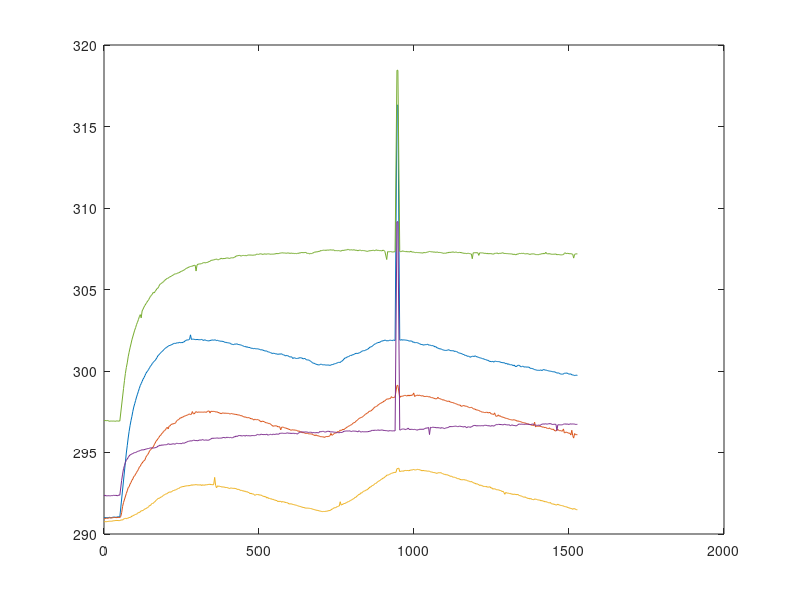

Write the MATLAB code that produced this figure.
clear all;
A=[0	291.004	290.939	290.742	292.34	296.945
3	291.011	290.942	290.763	292.379	296.961
6	291.006	290.976	290.75	292.34	296.958
9	291.004	290.965	290.76	292.351	296.948
12	291.011	290.952	290.768	292.335	296.966
15	291.004	290.994	290.776	292.359	296.935
18	291.03	290.997	290.787	292.343	296.908
21	291.006	290.971	290.781	292.34	296.935
24	290.985	291.008	290.787	292.359	296.932
27	291.03	290.984	290.787	292.351	296.919
30	291.032	291.008	290.813	292.379	296.935
33	291.043	291.015	290.813	292.369	296.927
36	291.032	291.018	290.823	292.361	296.919
39	291.022	291.002	290.831	292.377	296.919
42	291.045	291.008	290.829	292.348	296.95
45	291.056	291.018	290.829	292.356	296.916
48	291.053	291.018	290.818	292.398	296.942
51	291.04	291.015	290.826	292.377	296.927
54	291.299	291.071	290.85	292.729	297.282
57	291.804	291.314	290.871	293.296	297.858
60	292.434	291.695	290.853	293.675	298.418
63	293.128	291.933	290.916	294.006	298.924
66	302.104	292.205	290.946	294.199	299.41
69	294.403	305.482	290.961	294.397	299.85
72	294.97	292.485	290.932	294.518	300.212
75	295.422	292.649	290.975	294.6	300.498
78	295.89	292.844	290.969	294.694	300.872
81	296.295	292.898	291.012	294.784	301.15
84	296.646	293.062	291.017	294.852	301.423
87	296.952	293.157	291.046	294.878	301.658
90	297.218	293.296	291.099	294.917	301.914
93	297.524	293.376	291.114	294.936	302.107
96	297.787	293.529	291.149	294.98	303.252
99	297.989	293.574	291.178	294.993	302.506
102	298.197	293.677	291.204	294.996	302.661
105	298.406	293.774	291.215	295.038	302.857
108	298.579	293.88	291.26	295.061	302.991
111	298.759	293.956	291.323	295.087	303.156
114	298.939	294.112	291.312	295.092	303.332
117	299.111	294.152	291.365	295.129	303.458
120	299.229	294.281	291.423	295.139	303.26
123	299.362	294.352	291.429	295.173	303.688
126	299.498	294.439	291.444	295.152	303.791
129	299.594	294.497	291.497	295.053	303.923
132	299.715	294.545	291.542	294.45	304.021
135	299.848	294.706	291.555	295.21	304.122
138	299.937	294.809	291.6	295.22	304.209
141	300.017	294.875	291.624	295.244	304.295
144	300.096	294.967	291.677	295.244	304.372
147	300.211	295.102	291.753	295.267	304.483
150	300.289	295.165	291.748	295.28	304.584
153	300.371	295.231	291.843	295.293	304.637
156	300.464	305.279	291.88	295.267	304.726
159	300.527	295.346	291.88	295.279	304.822
162	300.596	295.476	291.954	295.277	304.793
165	300.644	295.579	291.986	295.294	304.884
168	300.736	295.695	292.068	295.314	304.962
171	300.826	295.758	292.11	295.33	305.061
174	300.942	295.851	292.179	295.398	305.084
177	300.993	295.918	292.189	295.395	305.191
180	301.062	296.026	292.213	295.461	305.317
183	301.125	296.05	292.266	295.424	305.348
186	301.184	296.171	292.271	295.471	305.392
189	301.218	296.19	292.327	295.442	305.438
192	301.295	296.301	292.374	295.466	305.479
195	301.344	296.332	292.411	295.476	305.549
198	301.398	296.393	292.437	295.471	305.585
201	301.437	296.477	292.466	295.479	308.112
204	301.478	296.546	292.477	295.489	305.688
207	301.52	296.446	292.54	295.542	305.691
210	301.558	296.617	292.567	295.515	305.748
213	301.569	296.631	292.577	295.495	305.781
216	301.6	296.715	292.569	295.513	305.804
219	301.623	296.741	292.609	295.505	305.846
222	301.654	296.794	292.659	295.542	305.869
225	301.69	311.044	292.667	295.528	305.921
228	301.698	296.781	292.699	295.505	305.957
231	301.687	296.826	292.701	295.534	305.957
234	301.727	296.929	292.738	295.57	305.966
237	301.733	296.978	292.765	295.556	306.016
240	301.716	297.017	292.802	295.547	306.011
243	301.767	297.052	292.802	295.549	306.068
246	301.727	297.13	292.871	295.557	310.92
249	301.752	297.115	292.871	295.534	306.113
252	301.734	297.176	292.903	295.564	306.127
255	301.767	297.168	292.908	295.595	306.166
258	301.783	297.222	292.921	295.561	306.192
261	301.838	297.244	292.937	295.596	306.23
264	301.876	297.259	292.947	295.621	306.286
267	301.911	297.286	292.961	295.638	306.306
270	301.895	297.302	292.958	295.68	306.335
273	301.92	297.343	292.947	295.685	305.064
276	301.946	297.368	291.512	295.698	306.395
279	302.219	297.325	292.974	295.724	306.411
282	301.935	297.345	293.021	295.698	306.419
285	301.956	297.512	292.987	295.727	306.429
288	301.956	297.384	293.021	295.753	305.779
291	301.943	297.371	293.008	295.756	306.478
294	301.927	297.445	293.019	295.727	306.491
297	301.925	297.512	293.032	295.74	306.132
300	301.938	297.461	293.011	295.724	306.499
303	301.927	297.481	293.013	295.724	306.55
306	301.917	297.479	293.013	295.75	306.568
309	301.922	297.476	293	295.777	306.563
312	301.915	297.479	293.029	295.748	306.584
315	301.94	297.476	292.971	295.771	306.584
318	301.909	297.479	293.024	295.797	306.625
321	301.868	297.468	292.99	295.763	306.648
324	301.915	297.492	293.011	295.75	306.656
327	301.903	297.48	299.406	295.76	306.623
330	301.871	297.46	293.022	295.778	306.655
333	301.86	297.514	293.019	295.75	306.657
336	301.853	297.545	293.043	295.756	306.683
339	301.847	297.545	293.041	295.761	306.717
342	301.872	297.424	293.054	295.803	306.728
345	299.135	297.532	293.027	295.831	306.788
348	301.906	297.519	293.035	295.872	306.793
351	301.893	297.521	293.009	295.818	306.812
354	301.89	297.523	293.048	296.842	306.807
357	301.915	297.515	293.473	295.876	306.845
360	301.904	297.482	292.99	295.876	306.845
363	301.853	297.5	292.832	295.886	306.876
366	301.894	297.51	292.956	295.899	306.832
369	301.858	301.756	292.919	295.868	306.816
372	301.84	297.407	292.943	295.884	306.855
375	301.837	310.124	292.914	295.881	306.873
378	301.819	297.382	292.909	295.884	306.922
381	301.832	297.415	292.874	295.891	306.883
384	301.809	297.428	292.895	295.92	306.891
387	301.798	297.41	292.874	295.923	306.907
390	301.752	297.415	292.869	295.904	306.896
393	301.767	297.405	292.848	295.899	306.925
396	301.739	297.407	292.856	295.944	306.93
399	301.736	297.4	292.837	295.915	306.943
402	301.718	297.407	292.811	295.928	306.909
405	301.722	297.364	292.787	295.907	306.903
408	301.687	297.368	292.827	295.928	306.935
411	301.645	297.394	292.817	295.901	306.948
414	301.636	297.376	292.806	295.907	306.944
417	301.615	297.361	292.793	295.915	306.941
420	301.633	297.355	292.812	295.976	306.975
423	301.665	297.338	292.783	295.955	306.992
426	301.641	297.341	292.791	296.017	307.054
429	301.674	297.318	292.738	295.98	307.059
432	301.625	297.305	292.746	296.017	307.077
435	301.623	297.303	292.732	296.045	307.087
438	301.61	297.29	292.706	296.038	307.095
441	301.597	297.252	292.666	296.04	307.049
444	301.579	297.267	292.688	275.509	307.069
447	301.551	297.216	292.637	296.014	307.087
450	301.53	297.208	292.656	296.043	307.09
453	301.496	297.164	292.611	296.04	307.079
456	301.517	297.187	292.63	296.001	307.09
459	301.458	297.154	292.574	296.053	307.064
462	301.489	297.128	292.598	296.022	307.092
465	301.445	297.141	292.553	296.027	307.116
468	301.45	297.136	292.54	296.035	307.118
471	301.432	297.105	292.476	296.011	307.113
474	301.396	297.068	292.5	296.03	307.113
477	301.403	297.076	292.463	296.038	307.108
480	301.38	297.044	292.461	296.04	307.098
483	301.362	296.986	292.437	296.038	307.118
486	301.388	297.047	292.374	296.034	307.116
489	301.362	297.021	292.39	296.048	307.113
492	301.361	297.008	292.432	296.064	307.176
495	301.363	297.025	292.422	296.117	307.162
498	301.353	297	292.43	296.095	307.153
501	301.332	296.982	301.894	296.077	307.166
504	301.313	296.913	292.387	296.092	307.193
507	301.287	296.881	292.387	296.129	307.188
510	301.305	296.926	292.356	296.108	307.167
513	301.22	296.913	292.311	296.098	307.152
516	294.356	296.895	292.316	296.098	307.183
519	301.225	296.86	292.282	296.105	307.188
522	301.236	296.829	292.292	296.092	307.16
525	301.225	296.821	292.203	296.132	307.183
528	301.179	296.81	292.253	296.064	307.18
531	301.169	296.773	292.176	296.087	307.191
534	301.156	296.789	292.197	296.092	307.178
537	301.119	296.736	292.145	296.126	307.157
540	301.114	296.739	292.166	296.098	307.175
543	301.067	306.696	292.118	296.092	307.167
546	301.101	296.607	292.126	296.134	307.17
549	301.08	296.633	292.087	296.111	307.175
552	301.067	296.636	292.079	296.105	307.214
555	301.04	296.636	292.06	296.137	306.1
558	301.055	296.623	292.047	296.132	307.21
561	301.016	296.57	291.986	296.121	307.194
564	301.053	296.589	292.021	296.126	307.212
567	301.025	296.573	291.986	296.179	307.228
570	301.057	296.389	292.015	296.175	307.241
573	301.054	296.55	291.947	296.185	307.241
576	301.003	296.56	291.995	296.186	307.259
579	300.991	296.547	291.974	296.173	307.232
582	300.978	296.51	291.963	296.173	307.24
585	300.918	296.51	291.243	296.171	307.24
588	300.96	296.415	291.924	296.181	307.219
591	300.926	307.922	291.926	296.202	307.234
594	300.939	296.381	291.887	296.202	307.247
597	300.884	300.117	291.842	296.173	307.232
600	300.858	296.402	291.85	296.197	307.216
603	300.874	296.36	291.847	296.16	307.232
606	300.853	296.396	291.844	296.186	307.229
609	300.764	296.378	291.81	296.168	307.211
612	300.816	296.391	291.805	296.192	307.224
615	300.806	296.367	291.789	296.155	307.203
618	300.775	296.375	291.768	296.168	307.214
621	300.767	296.354	291.77	296.16	307.193
624	300.772	296.338	291.734	296.128	307.229
627	300.758	296.299	291.72	296.179	307.207
630	302.792	296.324	291.699	296.227	307.254
633	300.818	296.258	291.691	296.24	307.233
636	300.808	296.271	291.668	296.262	307.264
639	300.793	296.213	291.652	296.267	307.274
642	300.746	296.226	291.628	296.26	307.251
645	300.758	296.211	291.628	296.25	307.267
648	300.771	296.187	291.596	296.261	307.262
651	300.708	296.166	291.589	296.262	307.278
654	300.683	296.175	291.586	296.26	307.218
657	300.677	296.178	291.592	296.241	307.218
660	300.681	296.141	291.578	296.23	307.219
663	300.639	296.144	291.576	296.241	307.175
666	300.61	296.149	291.563	296.241	307.214
669	300.566	296.128	291.56	296.244	307.203
672	300.519	296.125	291.531	296.186	307.222
675	300.477	296.078	291.513	296.231	307.245
678	300.474	296.073	291.499	296.21	307.286
681	300.443	296.033	291.483	296.213	307.286
684	300.417	296.088	291.465	296.213	309.219
687	300.401	296.033	291.452	296.223	307.314
690	300.38	296.028	291.447	296.203	307.317
693	300.366	296.007	291.425	296.215	307.344
696	300.391	295.993	291.41	296.294	307.336
699	300.418	295.968	291.399	296.262	307.4
702	300.41	295.974	291.381	296.29	307.378
705	300.378	295.955	291.375	296.294	307.398
708	300.378	295.966	291.383	296.301	307.419
711	300.388	295.923	291.381	296.26	307.404
714	300.37	295.958	291.381	296.252	307.424
717	300.359	295.984	291.407	296.27	306.622
720	300.367	295.971	291.396	296.307	307.414
723	300.367	295.992	291.425	296.294	307.422
726	300.362	295.989	291.436	296.307	307.414
729	300.345	296.032	291.439	296.262	307.433
732	300.367	296.172	291.481	296.264	307.432
735	300.397	296.057	291.521	296.27	307.411
738	300.392	296.089	291.55	296.264	307.433
741	300.43	296.142	291.592	296.25	307.428
744	300.443	296.176	291.619	296.245	307.374
747	300.456	296.197	291.603	296.249	307.389
750	300.474	296.21	291.666	296.215	307.387
753	300.506	296.284	291.677	296.223	307.376
756	300.529	296.268	291.706	296.226	307.389
759	300.532	296.303	291.719	296.2	307.376
762	300.516	296.379	291.98	296.252	307.369
765	300.586	296.348	291.772	296.226	307.353
768	300.607	296.39	291.801	296.232	307.405
771	300.661	296.422	297.851	296.266	307.397
774	300.73	296.404	291.867	296.303	307.404
777	300.802	296.465	291.875	296.309	307.418
780	300.797	296.492	291.909	296.316	307.429
783	300.841	296.547	291.933	296.329	307.422
786	300.879	296.576	291.978	296.309	307.46
789	300.879	296.613	291.978	296.32	307.458
792	300.926	296.645	292.031	296.335	307.416
795	300.96	296.674	292.046	296.301	307.429
798	300.944	296.705	292.091	296.286	307.445
801	300.999	296.745	292.112	296.309	307.419
804	300.999	296.811	292.16	296.322	307.419
807	301.028	296.832	292.178	296.312	307.445
810	301.06	296.853	292.255	296.308	307.404
813	301.087	296.925	292.25	296.309	307.413
816	301.079	296.966	292.329	296.29	307.405
819	301.08	297.021	292.366	296.264	307.376
822	301.111	297.082	292.435	296.335	307.402
825	301.119	297.106	292.424	296.294	307.418
828	301.163	297.144	292.525	296.254	307.407
831	301.2	297.152	292.504	296.265	307.374
834	301.236	297.188	292.57	296.286	307.395
837	301.246	297.245	292.614	296.262	307.387
840	301.246	297.273	292.644	296.278	307.387
843	301.272	297.355	292.657	296.262	307.366
846	301.3	297.368	292.707	296.281	307.356
849	301.321	297.422	292.715	296.265	307.338
852	301.357	297.442	292.77	296.282	307.348
855	301.407	297.527	292.82	300.811	307.378
858	301.464	297.532	292.886	296.311	307.374
861	301.481	297.553	292.889	296.315	307.385
864	301.503	297.603	292.96	296.359	307.392
867	301.56	297.652	292.979	296.355	307.401
870	301.602	297.711	293.01	296.385	307.414
873	301.656	297.793	293.079	298.158	307.37
876	301.662	297.793	293.105	296.369	307.404
879	301.703	297.837	293.119	296.356	307.437
882	301.734	297.86	293.203	296.364	307.391
885	301.734	297.939	293.222	296.393	307.406
888	298.678	297.962	293.269	296.351	307.38
891	301.773	298.009	293.29	296.38	307.391
894	301.822	298.032	293.348	296.369	307.378
897	301.845	298.07	293.375	296.385	307.373
900	301.846	298.096	293.427	296.371	307.416
903	301.874	298.155	293.441	296.345	307.388
906	301.899	298.166	293.507	296.355	307.342
909	301.874	298.231	293.531	296.339	307.348
912	301.842	298.273	293.613	296.342	306.84
915	301.868	298.293	293.613	296.328	307.327
918	301.845	298.273	293.623	296.307	307.309
921	301.889	298.319	293.66	296.348	307.32
924	301.889	298.309	293.687	296.335	307.327
927	301.876	298.429	293.724	296.338	307.325
930	301.863	298.368	293.734	296.32	307.296
933	301.896	298.37	293.755	296.328	307.299
936	301.896	298.375	293.782	296.335	307.317
939	301.868	298.419	293.769	296.325	307.315
942	301.883	298.427	293.795	296.367	307.291
945	316.317	299.116	294.006	309.156	318.451
948	316.3	299.118	294.022	309.16	318.448
951	316.357	299.257	294.04	309.177	318.472
954	301.894	298.368	293.821	296.375	307.334
957	301.894	298.464	293.848	296.389	307.318
960	301.931	298.436	293.861	296.432	307.333
963	301.887	298.467	293.866	296.441	307.375
966	301.917	298.464	293.848	296.443	307.342
969	301.907	298.503	293.893	296.44	307.337
972	301.894	298.505	293.9	296.396	307.318
975	301.896	298.479	293.887	296.44	307.342
978	301.881	298.467	293.898	296.432	307.303
981	301.871	298.523	293.893	296.497	307.326
984	301.832	298.469	293.882	296.427	307.303
987	301.846	298.521	293.914	296.407	307.313
990	301.836	298.487	293.927	296.428	307.349
993	301.841	298.531	293.922	296.416	307.294
996	301.762	298.52	293.946	296.419	307.306
999	301.789	298.656	293.959	296.407	307.289
1002	301.733	298.435	293.93	296.422	307.277
1005	301.743	298.489	293.933	296.406	307.259
1008	301.745	298.491	293.943	296.388	307.275
1011	301.734	298.53	293.975	296.367	307.266
1014	301.711	298.489	293.949	296.409	307.263
1017	301.68	298.528	293.954	296.406	307.26
1020	301.659	298.497	293.922	296.445	307.255
1023	301.625	298.481	293.909	296.409	307.247
1026	301.631	298.463	293.875	296.445	307.245
1029	301.594	298.489	293.904	296.411	307.235
1032	301.597	298.433	293.885	296.444	307.276
1035	301.614	298.445	293.875	296.469	307.254
1038	301.615	298.433	293.88	296.505	307.262
1041	301.619	298.452	293.862	296.484	307.284
1044	301.653	298.436	293.849	296.522	307.295
1047	301.585	298.408	293.864	296.535	307.316
1050	301.597	298.431	293.846	296.1	307.334
1053	301.582	298.388	293.819	296.55	307.321
1056	301.548	298.362	293.798	296.521	307.321
1059	301.566	298.372	293.801	296.542	307.3
1062	301.543	298.341	293.772	296.557	307.311
1065	301.522	298.326	293.767	296.537	307.288
1068	301.473	298.298	293.761	296.542	307.3
1071	301.495	298.295	293.733	296.518	307.276
1074	301.419	298.302	293.72	296.523	307.308
1077	301.416	298.39	293.754	296.522	307.281
1080	301.373	298.312	293.762	293.075	307.268
1083	301.378	298.307	293.752	296.513	307.276
1086	302.379	298.274	293.767	296.482	307.266
1089	301.342	298.269	293.731	296.531	307.255
1092	301.3	298.215	293.704	296.505	307.242
1095	301.293	298.241	293.686	296.503	307.214
1098	301.269	298.205	293.654	296.461	307.232
1101	301.264	298.184	293.659	296.497	307.227
1104	301.262	298.171	293.62	296.508	307.224
1107	301.273	298.146	293.641	296.523	307.264
1110	301.293	298.135	293.604	296.531	307.251
1113	301.304	298.16	293.593	296.568	307.286
1116	301.258	298.106	293.541	296.602	307.271
1119	301.242	298.085	293.554	296.578	307.286
1122	301.25	298.07	293.533	296.598	307.285
1125	301.238	298.065	293.485	296.586	307.313
1128	301.246	298.029	293.488	296.602	307.282
1131	301.189	298.029	293.482	296.607	307.275
1134	301.22	297.993	293.451	296.625	307.298
1137	301.184	297.98	293.446	296.604	307.295
1140	301.176	297.952	293.39	296.589	307.264
1143	301.122	297.916	293.403	296.591	307.264
1146	301.104	297.921	293.374	296.615	307.282
1149	301.091	297.906	292.324	296.615	307.28
1152	301.076	297.836	293.324	296.595	306.57
1155	301.054	297.839	293.33	296.59	307.251
1158	301.016	297.876	293.325	296.569	307.232
1161	301.012	297.874	293.338	296.572	307.222
1164	300.955	297.851	293.312	296.598	307.217
1167	300.97	297.836	293.314	296.565	307.222
1170	300.934	297.848	293.291	296.513	307.198
1173	300.895	297.8	293.259	296.573	307.219
1176	300.918	297.784	293.256	296.573	307.219
1179	300.882	297.748	293.227	296.565	307.206
1182	300.84	297.759	293.193	296.539	307.191
1185	300.888	297.771	293.23	296.587	307.178
1188	300.9	297.741	293.177	296.591	306.887
1191	300.909	297.693	293.161	296.65	307.251
1194	300.883	297.66	293.116	296.655	307.254
1197	300.937	297.67	293.116	296.665	307.254
1200	300.895	297.611	293.064	296.636	307.257
1203	300.866	297.619	293.085	296.659	307.257
1206	300.858	297.59	293.05	302.523	307.249
1209	300.83	297.583	293.029	296.641	307.094
1212	300.809	297.536	292.974	296.644	307.254
1215	300.801	297.531	293.011	296.631	307.246
1218	300.78	297.485	292.961	296.651	307.246
1221	300.751	297.477	292.966	296.649	307.246
1224	300.759	297.477	292.911	296.625	307.239
1227	300.713	297.452	292.919	296.674	307.208
1230	300.7	297.449	292.905	296.667	307.235
1233	300.694	297.471	292.927	296.667	307.197
1236	300.656	297.466	292.872	296.646	307.223
1239	300.657	297.431	292.89	296.624	307.186
1242	300.605	297.441	292.874	301.769	307.206
1245	300.589	297.461	292.903	296.633	307.193
1248	305.038	297.379	292.819	296.607	307.206
1251	300.568	297.366	292.837	296.659	307.183
1254	300.594	297.348	292.75	296.636	307.178
1257	300.542	297.328	292.785	296.614	307.168
1260	300.596	297.433	292.758	296.661	307.222
1263	300.604	297.26	292.766	296.68	307.219
1266	300.583	297.216	292.706	296.723	307.22
1269	300.579	297.234	292.716	296.706	307.244
1272	300.576	297.311	292.713	296.73	307.184
1275	300.576	297.224	292.692	296.74	307.228
1278	300.553	297.255	292.663	293.868	307.215
1281	300.529	297.198	292.661	296.712	307.223
1284	300.516	297.178	292.603	296.709	307.239
1287	300.508	297.17	292.624	296.688	307.257
1290	300.508	297.144	292.55	296.722	307.208
1293	300.485	297.124	292.436	296.735	307.215
1296	300.44	297.095	292.552	296.701	307.208
1299	300.474	297.095	292.518	296.706	307.202
1302	300.407	297.079	292.502	296.68	307.202
1305	300.443	297.048	292.51	296.704	307.192
1308	300.393	297.029	292.479	296.699	307.19
1311	300.379	297.019	292.492	296.637	307.192
1314	300.392	297.006	292.442	296.671	307.174
1317	300.37	296.995	292.46	296.697	307.184
1320	300.324	296.991	292.421	296.663	307.142
1323	300.367	297.015	292.455	296.655	307.175
1326	300.297	296.981	292.429	296.652	307.144
1329	300.268	296.976	292.429	296.628	307.129
1332	300.298	296.918	292.408	296.658	307.178
1335	300.346	296.948	292.429	296.702	307.164
1338	300.357	296.906	292.374	296.746	307.2
1341	300.331	296.917	292.358	296.74	307.218
1344	300.26	296.885	292.332	296.727	307.202
1347	300.263	296.872	292.334	296.751	307.223
1350	300.297	296.835	292.292	296.727	307.208
1353	300.281	296.835	292.271	296.73	307.231
1356	300.234	296.814	292.25	296.719	307.19
1359	300.253	296.814	292.279	296.753	307.19
1362	300.253	296.785	292.221	296.727	307.187
1365	300.232	296.753	292.215	296.748	307.202
1368	300.245	296.75	292.178	296.738	307.19
1371	300.234	296.745	292.192	296.717	307.171
1374	300.182	296.713	292.142	296.714	307.151
1377	300.153	296.703	292.181	296.714	307.179
1380	300.166	296.663	292.123	296.735	307.177
1383	300.142	296.684	292.118	296.755	307.192
1386	300.114	296.648	292.094	296.718	307.177
1389	300.084	296.858	292.155	296.685	307.182
1392	300.08	296.565	292.129	296.671	307.139
1395	300.054	296.612	292.129	296.672	307.142
1398	300.041	296.618	292.097	296.665	307.144
1401	300.049	296.602	292.09	296.672	307.131
1404	300.038	296.636	292.084	296.687	307.157
1407	300.045	296.599	292.074	296.655	307.168
1410	300.067	296.601	292.032	296.718	307.172
1413	300.024	296.561	292.055	296.733	307.204
1416	300.079	296.564	292.01	296.76	307.184
1419	300.085	296.553	292.021	296.735	307.221
1422	300.057	296.524	291.968	296.761	307.192
1425	300.059	296.54	291.992	296.759	307.285
1428	300.041	296.487	291.963	296.738	307.2
1431	300.025	296.487	291.947	296.743	307.19
1434	300.01	296.458	291.921	296.769	307.19
1437	299.994	296.514	291.905	296.722	303.863
1440	299.989	296.445	291.937	293.698	307.192
1443	299.978	296.445	291.849	296.761	307.161
1446	299.963	296.408	291.852	296.719	307.161
1449	299.95	296.445	291.86	296.722	307.164
1452	299.95	296.374	301.81	296.733	307.166
1455	299.944	296.329	291.81	296.733	307.169
1458	299.901	296.324	291.773	296.726	307.179
1461	299.873	296.392	291.792	296.349	307.131
1464	299.887	296.412	291.829	296.701	307.148
1467	299.878	296.354	291.792	296.705	307.142
1470	299.839	296.333	291.773	296.693	307.135
1473	299.814	296.349	291.752	296.7	307.124
1476	299.806	296.312	291.747	296.691	307.124
1479	299.81	296.312	291.731	296.704	307.133
1482	299.811	296.447	291.726	296.738	307.143
1485	299.865	296.2	291.687	296.752	307.215
1488	299.869	296.221	291.676	296.769	307.254
1491	299.861	296.258	291.671	293.764	307.2
1494	299.879	296.232	291.65	296.74	307.223
1497	299.837	296.2	291.621	296.743	307.215
1500	299.806	296.184	291.615	296.72	307.195
1503	299.819	296.179	291.051	296.759	307.197
1506	299.819	296.074	291.568	296.743	307.197
1509	299.769	296.364	291.557	296.751	307.174
1512	299.756	296.039	291.512	296.748	307.164
1515	299.746	295.884	291.563	296.748	306.926
1518	299.722	296.161	291.557	296.746	307.151
1521	299.73	296.089	291.51	296.72	307.182
1524	299.751	296.105	291.497	296.722	307.197
1527	299.728	296.076	291.483	296.733	307.172
1530	299.712	296.05	291.452	296.717	307.135];
n=size(A,1);
i=1;
j1=1;
j2=1;
j3=1;
j4=1;
j5=1;
while i<n
    if abs(A(i,2)-A(i+1,2))<0.5
        B1(j1,1)=A(i,1);
        B1(j1,2)=A(i,2);
        j1=j1+1;
    end
        if abs(A(i,3)-A(i+1,3))<0.5
        B2(j2,1)=A(i,1);
        B2(j2,2)=A(i,3);
        j2=j2+1;
        end
        if abs(A(i,4)-A(i+1,4))<0.5
        B3(j3,1)=A(i,1);
        B3(j3,2)=A(i,4);
        j3=j3+1;
        end
        if abs(A(i,5)-A(i+1,5))<0.5
        B4(j4,1)=A(i,1);
        B4(j4,2)=A(i,5);
        j4=j4+1;
        end
        if abs(A(i,6)-A(i+1,6))<0.5
        B5(j5,1)=A(i,1);
        B5(j5,2)=A(i,6);
        j5=j5+1;
        end
    i=i+1;
end

n1=size(B1,1);
I=1;
while i<n1
        if abs(A(i,6)-A(i+1,6))<0.5
        B5(j5,1)=A(i,1);
        B5(j5,2)=A(i,6);
        j5=j5+1;
        end
    i=i+1;
end
plot(B1(:,1),B1(:,2),B2(:,1),B2(:,2),B3(:,1),B3(:,2),B4(:,1),B4(:,2),B5(:,1),B5(:,2))
        